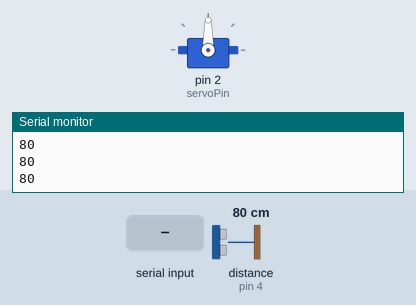
The sketch below on a simulated Arduino Uno, built with avr-gcc and run on an emulated ATmega328P. Shown: servo, the last lines printed to the serial monitor. Wiring (inferred from the names in the program): ultrasonic range finder: trigger pin 3; echo pin 4. Inputs (shaded band) come from the test bench; at power-on: distance to the obstacle (sensor on pin 4) 80 cm. The echo pulse lasts 58.3 µs per cm.

Above: at 1.2 s.
1.3 s: distance to the obstacle (sensor on pin 4) set to 2 cm
At 3.0 s:
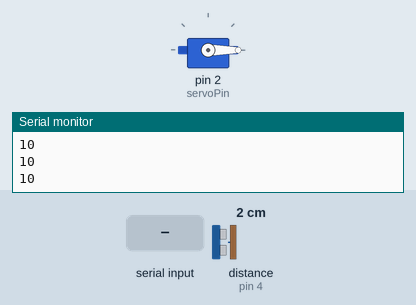
4.3 s: distance to the obstacle (sensor on pin 4) set to 250 cm
At 6.2 s:
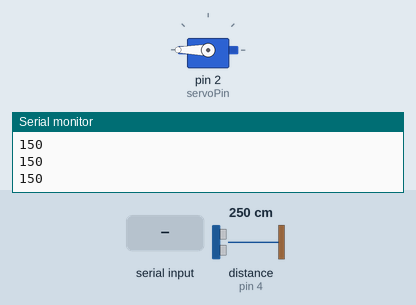
7.3 s: "a90\n" received over Serial
9.9 s: "0\n" received over Serial
At 10.9 s:
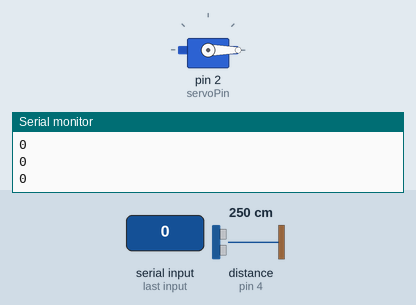
Timing chart, 0 to 12.4 s (numbered marks = the images above; inputs shaded):
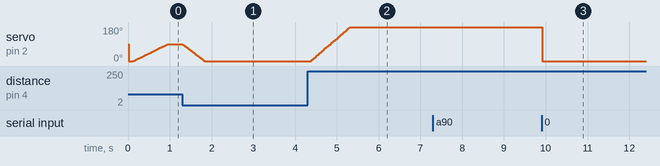

The sketch:

P3V2.ino
```cpp
#include <Servo.h>
Servo myservo;

const int trigPin = 3; // Ultrasonic sensor trigger pin
const int echoPin = 4; // Ultrasonic sensor echo pin
const int servoPin = 2; // Servo control pin
//const int minAngle = 0; // Minimum servo angle
//const int maxAngle = 270; // Maximum servo angle

int minDist = 10; // Minimum distance
int maxDist = 150; // Maximum distance
int DistanceFiltree = 0; // Maximum distance
//const int targetDist = 30; // Target distance in cm

long duration;


const int numSamples = 75; // Number of samples for moving average
int samples[numSamples]; // Array to store most recent sensor readings
int sampleIndex = 0; // Index of the most recent sample
int cant = 0;

// Conocimientos de controladores
// const int preescalador = 64; // preescalador de 64 para el reloj interno de 16 MHz
// const int frec = 50; // frecuencia deseada

void setup() {
  pinMode(trigPin, OUTPUT);
  pinMode(echoPin, INPUT);
  pinMode(servoPin, OUTPUT);
  Serial.begin(9600);

  // TCCR1A = 0;              // Set Timer1 to Normal mode
  // TCCR1B = 0;              // Clear TCCR1B register
  // TCCR1B |= (1 << CS11);   // Set prescaler to 8
  // OCR1A = 39999;           // Set TOP value for Timer1 (16MHz/8
  myservo.attach(2); // Attach servo to pin 2


}

void loop() {
  // Send ultrasonic pulse and calculate distance
  digitalWrite(trigPin, LOW);
  delayMicroseconds(2);
  digitalWrite(trigPin, HIGH);
  delayMicroseconds(10);
  digitalWrite(trigPin, LOW);
  duration = pulseIn(echoPin, HIGH);
  float dist = duration / 58;


  // Filtrado de mediciones
  samples[sampleIndex] = dist;

  // Calculate moving average of the most recent samples
  int sum = 0;
  for (int i = 0; i < numSamples; i++) {
    sum += samples[i];
  }
  DistanceFiltree = sum / numSamples;

  sampleIndex = (sampleIndex + 1) % numSamples;
  cant = (cant + 1) % 100;


  // Saturation filter

  if (DistanceFiltree > maxDist) {
    DistanceFiltree = maxDist;
  }
  else if (DistanceFiltree < minDist) {
    DistanceFiltree = minDist;
  }
  else {
    DistanceFiltree = DistanceFiltree;
  }


  int dutyCycle = map(DistanceFiltree, minDist, maxDist, 0, 180);
  myservo.write(dutyCycle);

  // Serial.println("\n");
  // Serial.println(dutyCycle);
  Serial.println(DistanceFiltree);
  delay(7);

  // Interrupción serial
  if (Serial.available() > 0) {
    // Read the incoming character
    char incomingByte = Serial.read();

    // Check if the incoming character is 'a'
    if (incomingByte == 'a') {
      // Call your function here
      Arrete();
    }
  }

}


void Arrete(){
  int jaja = Serial.parseInt();

  Serial.println("Jondea la distancia menor: ");
  // char jaja = Serial.read();
  Serial.println(Serial.available());
  while(Serial.available()==0) { }
  // delay(1000);
  minDist = Serial.parseInt();
  delay(100);


  Serial.println("Ahora la mayor miop: ");
  // jaja = Serial.read();
  jaja = Serial.parseInt();

  Serial.println(Serial.available());
  while(Serial.available()==0) { }
  maxDist = Serial.parseInt();

  if (maxDist < minDist){
    int taiguel = minDist;
    minDist = maxDist;
    maxDist = taiguel;
  }
}
```

Measured:
- after the input at 1.3 s, servo on pin 2 (servoPin): moves from 90° to 0° over 0.53 s, starting at once
- after the input at 4.3 s, servo on pin 2 (servoPin): moves from 0° to 180° over 0.92 s, starting after 0.09 s
- after the input at 9.9 s, servo on pin 2 (servoPin): 180° → 0° at once
